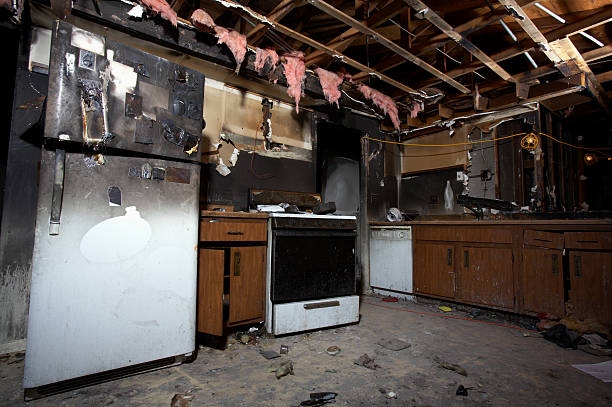
#> input picture test_claims/damaged-kitchen.jpeg, 612 x 407 px
$ python -i document_processor_old.py   (imports and definitions only)
#> lines starting #> are read from the running program, lines starting #| are printed output that depends on the picture
import os
import json
import base64
from typing import Dict, Any, List
from datetime import datetime
import anthropic
from PIL import Image
import io
import cv2
import numpy as np
from models.claim import Document, DocumentType

class DocumentProcessor:
    def __init__(self):
        api_key = os.getenv("CLAUDE_API_KEY")
        if not api_key:
            raise ValueError("CLAUDE_API_KEY environment variable is required")

        self.client = anthropic.Anthropic(api_key=api_key)
        print("✅ Claude API initialized successfully")

    async def process_document(self, content: bytes, filename: str) -> Document:
        """Process uploaded document using Claude Vision"""

        # Determine document type from filename and content
        doc_type = self._classify_document_type(filename, content)

        # Extract data based on document type
        if doc_type == DocumentType.PHOTO:
            extracted_data = await self._process_photo(content)
        elif doc_type == DocumentType.RECEIPT:
            extracted_data = await self._process_receipt(content)
        elif doc_type == DocumentType.POLICY:
            extracted_data = await self._process_policy_document(content)
        else:
            extracted_data = await self._process_generic_document(content)

        # Calculate confidence score
        confidence_score = self._calculate_confidence(extracted_data)

        return Document(
            id=self._generate_document_id(),
            filename=filename,
            document_type=doc_type,
            extracted_data=extracted_data,
            confidence_score=confidence_score,
            file_size=len(content),
            upload_timestamp=datetime.now()
        )

    # [22 lines left out: function _classify_document_type, not called in this run]

    async def _process_photo(self, content: bytes) -> Dict[str, Any]:
        """Process photo using Claude Vision to extract damage information"""

        # Convert to base64 for Claude
        base64_image = base64.b64encode(content).decode('utf-8')

        prompt = """
        Analyze this property damage photo for an insurance claim. Extract:

        1. Type of damage visible (fire, smoke, water, structural, etc.)
        2. Severity assessment (minor, moderate, severe, total loss)
        3. Affected areas/items (roof, walls, furniture, appliances, etc.)
        4. Estimated timeframe of damage (recent, old, pre-existing)
        5. Photo quality assessment (clear, blurry, adequate lighting, etc.)
        6. Any visible date/timestamp information
        7. Location indicators (interior, exterior, specific rooms)
        8. Evidence of wildfire causation (char patterns, heat damage, etc.)

        Respond in JSON format with these fields:
        {
            "damage_type": [],
            "severity": "string",
            "affected_areas": [],
            "damage_timeframe": "string",
            "photo_quality": "string",
            "timestamp_visible": "string",
            "location": "string",
            "wildfire_evidence": [],
            "description": "string"
        }
        """

        try:
            message = self.client.messages.create(
                model="claude-3-haiku-20240307",
                max_tokens=1500,
                messages=[
                    {
                        "role": "user",
                        "content": [
                            {
                                "type": "image",
                                "source": {
                                    "type": "base64",
                                    "media_type": "image/jpeg",
                                    "data": base64_image
                                }
                            },
                            {
                                "type": "text",
                                "text": prompt
                            }
                        ]
                    }
                ]
            )

            response_text = message.content[0].text

            # Console log the Claude response
            print("\n" + "="*80)
            print("🤖 CLAUDE API RESPONSE - PHOTO PROCESSING")
            print("="*80)
            print(response_text)
            print("="*80 + "\n")

            json_start = response_text.find('{')
            json_end = response_text.rfind('}') + 1
            json_str = response_text[json_start:json_end]

            return json.loads(json_str)

        except Exception as e:
            print(f"Error processing photo: {e}")
            raise Exception(f"Failed to process photo with Claude API: {e}")

    async def _process_receipt(self, content: bytes) -> Dict[str, Any]:
        """Process receipt using Claude Vision to extract transaction details"""

        base64_image = base64.b64encode(content).decode('utf-8')

        prompt = """
        Extract information from this receipt for insurance claim processing:

        1. Merchant name and location
        2. Transaction date and time
        3. Total amount
        4. Individual items purchased with prices
        5. Payment method
        6. Receipt/transaction ID
        7. Tax amount
        8. Category of items (home improvement, temporary housing, clothing, etc.)

        Respond in JSON format:
        {
            "merchant": "string",
            "location": "string",
            "date": "YYYY-MM-DD",
            "time": "HH:MM",
            "total_amount": 0.00,
            "items": [{"name": "string", "price": 0.00, "quantity": 1}],
            "payment_method": "string",
            "transaction_id": "string",
            "tax_amount": 0.00,
            "category": "string",
            "receipt_quality": "string"
        }
        """

        try:
            message = self.client.messages.create(
                model="claude-3-haiku-20240307",
                max_tokens=1500,
                messages=[{
                    "role": "user",
                    "content": [
                        {"type": "text", "text": prompt},
                        {
                            "type": "image",
                            "source": {
                                "type": "base64",
                                "media_type": "image/jpeg",
                                "data": base64_image
                            }
                        }
                    ]
                }]
            )

            response_text = message.content[0].text

            # Console log the Claude response
            print("\n" + "="*80)
            print("🤖 CLAUDE API RESPONSE - RECEIPT PROCESSING")
            print("="*80)
            print(response_text)
            print("="*80 + "\n")

            json_start = response_text.find('{')
            json_end = response_text.rfind('}') + 1
            json_str = response_text[json_start:json_end]

            return json.loads(json_str)

        except Exception as e:
            print(f"Error processing receipt: {e}")
            raise Exception(f"Failed to process receipt with Claude API: {e}")

    async def _process_policy_document(self, content: bytes) -> Dict[str, Any]:
        """Process insurance policy document"""

        # For PDF files, we need to handle them differently
        # Claude can process PDFs directly without converting to image
        base64_content = base64.b64encode(content).decode('utf-8')

        prompt = """
        Extract key information from this insurance policy document:

        1. Policy number
        2. Policy holder name
        3. Property address
        4. Coverage period (start and end dates)
        5. Coverage types and limits
        6. Deductible amounts
        7. Wildfire/fire coverage details
        8. Exclusions relevant to wildfire claims

        Respond in JSON format:
        {
            "policy_number": "string",
            "policy_holder": "string",
            "property_address": "string",
            "coverage_start": "YYYY-MM-DD",
            "coverage_end": "YYYY-MM-DD",
            "coverage_types": {"type": "limit"},
            "deductible": 0.00,
            "wildfire_coverage": "boolean",
            "fire_coverage_limit": 0.00,
            "relevant_exclusions": []
        }
        """

        try:
            message = self.client.messages.create(
                model="claude-3-haiku-20240307",
                max_tokens=1500,
                messages=[{
                    "role": "user",
                    "content": [
                        {"type": "text", "text": prompt},
                        {
                            "type": "document",
                            "source": {
                                "type": "base64",
                                "media_type": "application/pdf",
                                "data": base64_content
                            }
                        }
                    ]
                }]
            )

            response_text = message.content[0].text

            # Console log the Claude response
            print("\n" + "="*80)
            print("🤖 CLAUDE API RESPONSE - POLICY PROCESSING")
            print("="*80)
            print(response_text)
            print("="*80 + "\n")

            json_start = response_text.find('{')
            json_end = response_text.rfind('}') + 1
            json_str = response_text[json_start:json_end]

            return json.loads(json_str)

        except Exception as e:
            print(f"Error processing policy: {e}")
            raise Exception(f"Failed to process policy with Claude API: {e}")

    async def _process_generic_document(self, content: bytes) -> Dict[str, Any]:
        """Process generic document"""

        base64_content = base64.b64encode(content).decode('utf-8')

        prompt = """
        Analyze this document and extract any information relevant to an insurance claim:

        1. Document type
        2. Key dates
        3. Names and addresses
        4. Financial amounts
        5. Property or damage descriptions
        6. Any other relevant details

        Respond in JSON format:
        {
            "document_type": "string",
            "key_dates": [],
            "names": [],
            "addresses": [],
            "amounts": [],
            "descriptions": [],
            "other_details": []
        }
        """

        try:
            # Try to determine if this is a PDF or image
            is_pdf = content.startswith(b'%PDF')

            if is_pdf:
                content_type = {
                    "type": "document",
                    "source": {
                        "type": "base64",
                        "media_type": "application/pdf",
                        "data": base64_content
                    }
                }
            else:
                content_type = {
                    "type": "image",
                    "source": {
                        "type": "base64",
                        "media_type": "image/jpeg",
                        "data": base64_content
                    }
                }

            message = self.client.messages.create(
                model="claude-3-haiku-20240307",
                max_tokens=1000,
                messages=[{
                    "role": "user",
                    "content": [
                        {"type": "text", "text": prompt},
                        content_type
                    ]
                }]
            )

            response_text = message.content[0].text

            # Console log the Claude response
            print("\n" + "="*80)
            print("🤖 CLAUDE API RESPONSE - GENERIC DOCUMENT PROCESSING")
            print("="*80)
            print(response_text)
            print("="*80 + "\n")

            json_start = response_text.find('{')
            json_end = response_text.rfind('}') + 1
            json_str = response_text[json_start:json_end]

            return json.loads(json_str)

        except Exception as e:
            print(f"Error processing document: {e}")
            raise Exception(f"Failed to process document with Claude API: {e}")

    # [62 lines left out: functions _calculate_confidence, _generate_document_id, enhance_image_quality, not called in this run]

    async def reprocess_document(self, document: Document) -> Document:
        """Reprocess document with enhanced OCR for better results"""
        try:
            # For now, return the same document with slightly improved confidence
            # In production, this would re-run OCR with different parameters
            enhanced_doc = Document(
                id=document.id,
                filename=document.filename,
                document_type=document.document_type,
                extracted_data=document.extracted_data,
                confidence_score=min(1.0, document.confidence_score + 0.1),
                file_size=document.file_size,
                upload_timestamp=document.upload_timestamp
            )
            return enhanced_doc
        except Exception as e:
            print(f"Error reprocessing document: {e}")
            return document

>>> import cv2
>>> picture = cv2.imread('../../test_claims/damaged-kitchen.jpeg', cv2.IMREAD_GRAYSCALE)
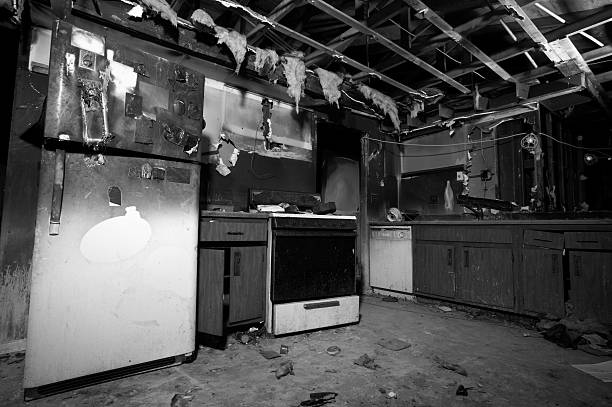
#> picture: shape (407, 612); min 0, max 255, mean 78.3
#> (the run stopped early here; a loop or call above may not have finished)
